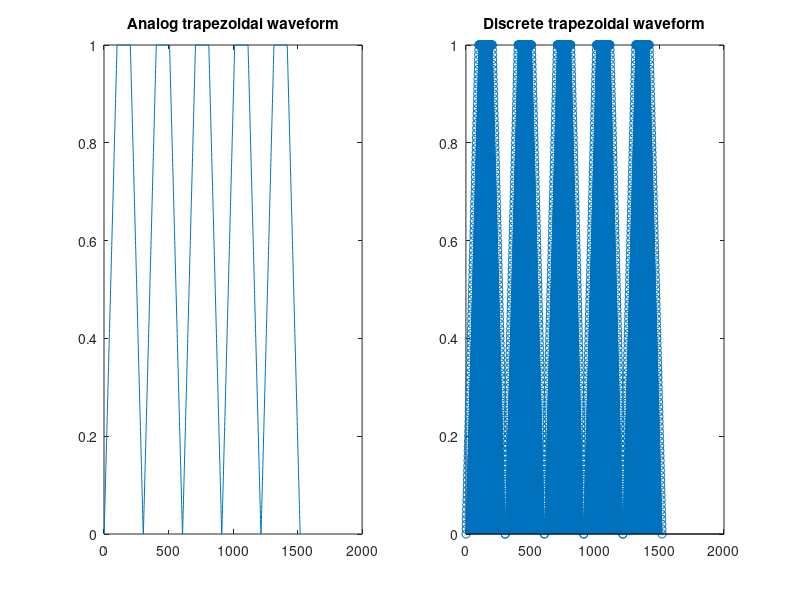

The MATLAB source for this figure:
N=input("Enter the number of cycles");
LN=1 
x=0:0.01:LN;     %Rise
y=ones(1,length(x)+1);  %Stay
z=LN:-0.01:0;  %Fall
y3=[x y z]  %describing one cycle
y4=[]

for i=1:N
    y4=[y4,y3];

end

subplot(121);plot(y4);title("Analog trapezoidal waveform");
subplot(122);stem(y4);title("Discrete trapezoidal waveform");
